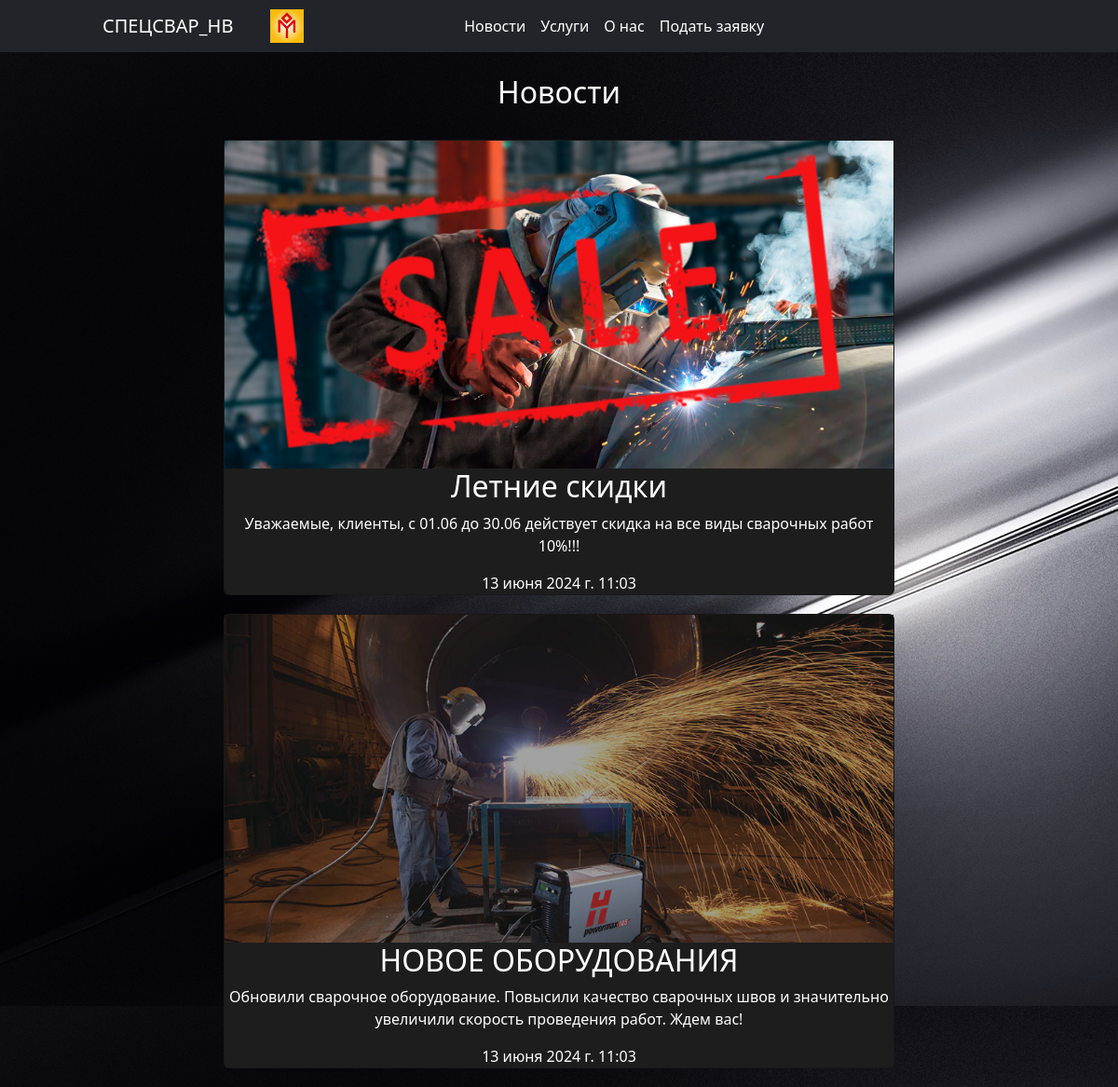
The page / on the database its author committed.
### app/models.py (models this page shows)
class Statment(models.Model):
    title = models.CharField(max_length=254, verbose_name="Название", blank=False, null=False)
    description = models.CharField(max_length=254, verbose_name="Описание", blank=False, null=False)
    created_at = models.DateTimeField(auto_now_add=True)
    set_time = models.DateTimeField(default=timezone.now(), verbose_name='Выбрать время', blank=False, null=False)
    image = models.ImageField(upload_to='post_images/', default='none')
    class Meta:
        ordering=["-created_at"]

### app/views.py (the view)
# urls.py: path("", allStatment, name='allStatment'),
def allStatment(request):
    statments = Statment.objects.filter()
    return render(request, 'statment/allStatment.html', {"statments": statments})

### templates/statment/allStatment.html (shortened to what this page needs)
{% extends 'base.html' %}
{% load static %}
{% block content %}
{% load static %}
<div class="container mt-4">
    <h2 style="text-align: center; color: white;">Новости</h2>
    <br>
    <div class="posts">
        {% for statment in statments %}
          <div class="" style="display: flex; justify-content: center">
            <div class="card" style="max-width: 45rem;">
                {% if statment.image %}
                  <img src="{{ statment.image.url }}" alt="{{ statment.title }}" style="height: 22rem; width: -webkit-fill-available;">
                {% endif %}
                <h2 class="card-title mx-auto">{{ statment.title }}</h2>
                <div class="card-bodyz">
                    <p class="card-text">{{ statment.description }}</p>
                    <p class="card-text">{{ statment.set_time }}</p>
                </div>
            </div>
          </div>
        {% endfor %}
    </div>
</div>
{% endblock %}

### app/static/style.css (style rules this page uses)
body { background-image: url('dizayn-stal-stil-chernyy-metall.jpg'); }

### templates/statment/allStatment.html (style rules this page uses)
.card { text-align: center; margin-bottom: 20px; background-color: rgb(29, 29, 29); color: white; }

### rows shown on the page
Statment: image (picture), title "Летние скидки", description "Уважаемые, клиенты, с 01.06 до 30.06 действует скидка на все виды сварочных работ 10%!!!", set_time "13 июня 2024 г. 11:03"
Statment: image (picture), title "НОВОЕ ОБОРУДОВАНИЯ", description "Обновили сварочное оборудование. Повысили качество сварочных швов и значительно увеличили скорость проведения работ. Ждем вас!", set_time "13 июня 2024 г. 11:03"
